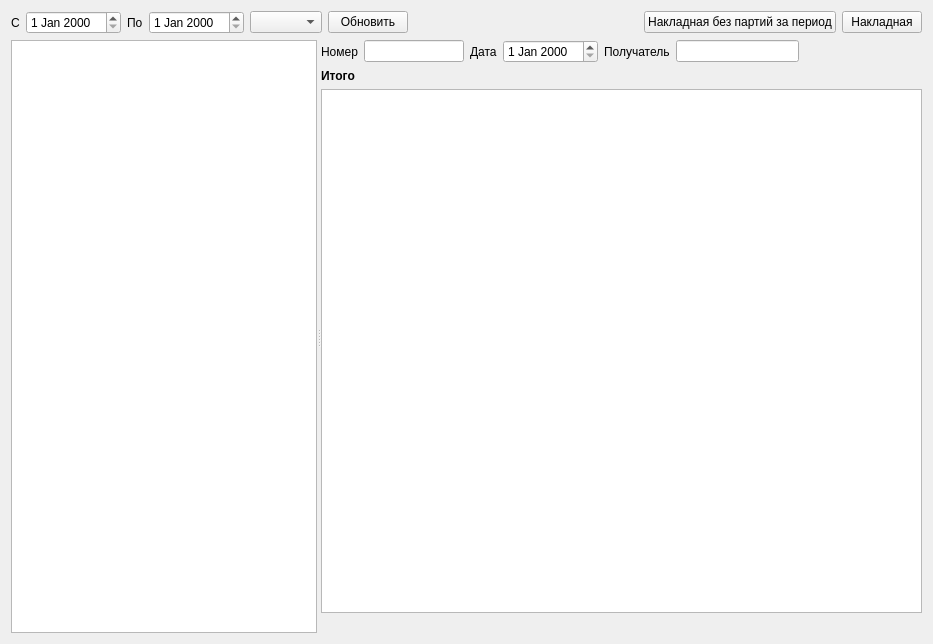
<?xml version="1.0" encoding="UTF-8"?>
<ui version="4.0">
 <class>FormSelf</class>
 <widget class="QWidget" name="FormSelf">
  <property name="geometry">
   <rect>
    <x>0</x>
    <y>0</y>
    <width>933</width>
    <height>644</height>
   </rect>
  </property>
  <property name="windowTitle">
   <string>Form</string>
  </property>
  <layout class="QVBoxLayout" name="verticalLayout_2">
   <item>
    <layout class="QHBoxLayout" name="horizontalLayout">
     <item>
      <widget class="QLabel" name="label">
       <property name="text">
        <string>С</string>
       </property>
      </widget>
     </item>
     <item>
      <widget class="DbDateEdit" name="dateEditBeg"/>
     </item>
     <item>
      <widget class="QLabel" name="label_2">
       <property name="text">
        <string>По</string>
       </property>
      </widget>
     </item>
     <item>
      <widget class="DbDateEdit" name="dateEditEnd"/>
     </item>
     <item>
      <widget class="DbComboBox" name="comboBoxType"/>
     </item>
     <item>
      <widget class="QPushButton" name="pushButtonUpd">
       <property name="text">
        <string>Обновить</string>
       </property>
      </widget>
     </item>
     <item>
      <spacer name="horizontalSpacer">
       <property name="orientation">
        <enum>Qt::Horizontal</enum>
       </property>
       <property name="sizeHint" stdset="0">
        <size>
         <width>40</width>
         <height>20</height>
        </size>
       </property>
      </spacer>
     </item>
     <item>
      <widget class="QPushButton" name="pushButtonNaklPer">
       <property name="text">
        <string>Накладная без партий за период</string>
       </property>
      </widget>
     </item>
     <item>
      <widget class="QPushButton" name="pushButtonNakl">
       <property name="text">
        <string>Накладная</string>
       </property>
      </widget>
     </item>
    </layout>
   </item>
   <item>
    <widget class="QSplitter" name="splitter">
     <property name="sizePolicy">
      <sizepolicy hsizetype="Expanding" vsizetype="Expanding">
       <horstretch>0</horstretch>
       <verstretch>0</verstretch>
      </sizepolicy>
     </property>
     <property name="orientation">
      <enum>Qt::Horizontal</enum>
     </property>
     <widget class="DbViewer" name="tableViewNakl"/>
     <widget class="QWidget" name="">
      <layout class="QVBoxLayout" name="verticalLayout">
       <item>
        <layout class="QHBoxLayout" name="horizontalLayout_3">
         <item>
          <widget class="QLabel" name="label_3">
           <property name="text">
            <string>Номер</string>
           </property>
          </widget>
         </item>
         <item>
          <widget class="QLineEdit" name="lineEditNum">
           <property name="maximumSize">
            <size>
             <width>100</width>
             <height>16777215</height>
            </size>
           </property>
          </widget>
         </item>
         <item>
          <widget class="QLabel" name="label_4">
           <property name="text">
            <string>Дата</string>
           </property>
          </widget>
         </item>
         <item>
          <widget class="DbDateEdit" name="dateEditNakl"/>
         </item>
         <item>
          <widget class="QLabel" name="label_5">
           <property name="text">
            <string>Получатель</string>
           </property>
          </widget>
         </item>
         <item>
          <widget class="QLineEdit" name="lineEditPol"/>
         </item>
         <item>
          <spacer name="horizontalSpacer_3">
           <property name="orientation">
            <enum>Qt::Horizontal</enum>
           </property>
           <property name="sizeHint" stdset="0">
            <size>
             <width>40</width>
             <height>20</height>
            </size>
           </property>
          </spacer>
         </item>
        </layout>
       </item>
       <item>
        <widget class="QLabel" name="labelItogo">
         <property name="font">
          <font>
           <weight>75</weight>
           <bold>true</bold>
          </font>
         </property>
         <property name="text">
          <string>Итого</string>
         </property>
        </widget>
       </item>
       <item>
        <widget class="DbViewer" name="tableViewData"/>
       </item>
       <item>
        <layout class="QHBoxLayout" name="horizontalLayoutMap">
         <item>
          <spacer name="horizontalSpacer_2">
           <property name="orientation">
            <enum>Qt::Horizontal</enum>
           </property>
           <property name="sizeHint" stdset="0">
            <size>
             <width>40</width>
             <height>20</height>
            </size>
           </property>
          </spacer>
         </item>
        </layout>
       </item>
      </layout>
     </widget>
    </widget>
   </item>
  </layout>
 </widget>
 <customwidgets>
  <customwidget>
   <class>DbViewer</class>
   <extends>QTableView</extends>
   <header>db/dbviewer.h</header>
  </customwidget>
  <customwidget>
   <class>DbDateEdit</class>
   <extends>QDateEdit</extends>
   <header>db/dbdateedit.h</header>
  </customwidget>
  <customwidget>
   <class>DbComboBox</class>
   <extends>QComboBox</extends>
   <header>db/dbcombobox.h</header>
  </customwidget>
 </customwidgets>
 <resources/>
 <connections/>
</ui>
